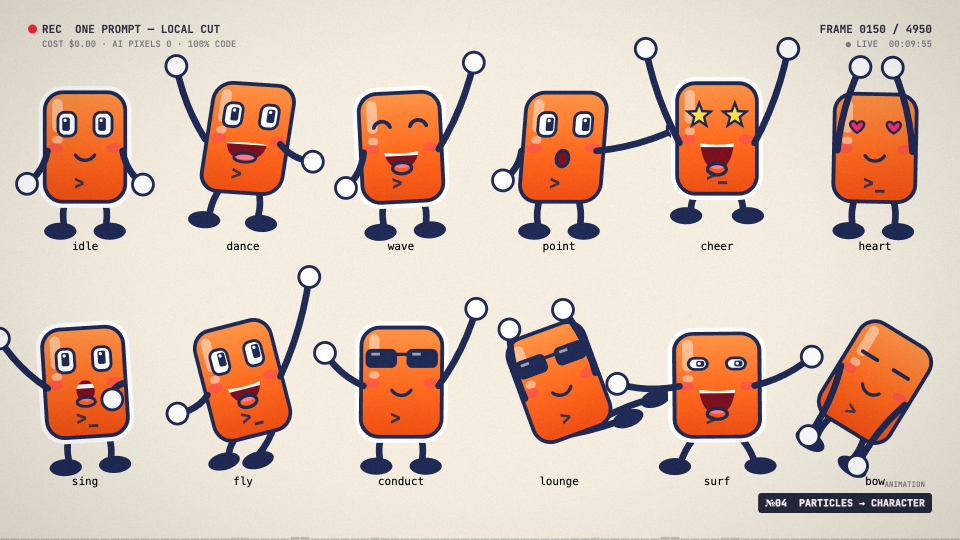
#> input picture .claude/skills/one-prompt-music-video/examples/one-prompt/cursor-character-sheet.jpg, 1920 x 1080 px (shown at 1/2 size)
$ python -i gfx.py   (imports and definitions only)
#> lines starting #> are read from the running program, lines starting #| are printed output that depends on the picture
#> further down, picture is the input picture: shape (1080, 1920, 3); mean B, G, R 177.1, 192.1, 217.2
"""Editor V3 local graphics. Everything drawn per frame at 1920x1080.

The style's screen language at 16:9: LED dot-grid charts, counting numbers, the
Publish button, typed glowing text, film burn, title smear.
"""
import os
import numpy as np, cv2
from PIL import Image, ImageDraw, ImageFont

W, H, FPS = 1920, 1080, 24
FONT = '/System/Library/Fonts/HelveticaNeue.ttc'
WEIGHT = {'regular': 0, 'bold': 1, 'medium': 10, 'black': 9}
FONT_DIRS = ['/System/Library/Fonts/Supplemental', '/Library/Fonts', os.path.expanduser('~/.fonts'), '/usr/share/fonts/truetype/msttcorefonts',
             '/usr/share/fonts/truetype/liberation', '/usr/share/fonts/truetype/dejavu', 'C:/Windows/Fonts', '/mnt/c/Windows/Fonts']
REGULAR = ['Arial.ttf', 'arial.ttf', 'LiberationSans-Regular.ttf', 'DejaVuSans.ttf']
BOLD = ['Arial Bold.ttf', 'arialbd.ttf', 'LiberationSans-Bold.ttf', 'DejaVuSans-Bold.ttf']
OTHERS = {'regular': REGULAR, 'medium': REGULAR, 'bold': BOLD, 'black': BOLD}
_fonts = {}


# [17 lines left out: functions font_file, font, not called in this run]


def clamp(x, a=0.0, b=1.0):
    return max(a, min(b, x))


def ease_out(x, p=3):
    return 1 - (1 - clamp(x)) ** p


def ease_in(x, p=3):
    return clamp(x) ** p


# [40 lines left out: functions text_alpha, paste_alpha, not called in this run]


def led_mask(pitch=10.0, duty=0.72, cx=W / 2, cy=H / 2):
    """Screen-door grid. pitch in px, centred so it scales about the frame centre."""
    xs = (np.arange(W) - cx) / pitch
    ys = (np.arange(H) - cy) / pitch
    fx = np.abs((xs % 1) - 0.5) * 2
    fy = np.abs((ys % 1) - 0.5) * 2
    soft = 0.22
    gx = np.clip((duty - (1 - fx)) / soft + 0.5, 0, 1)
    gy = np.clip((duty - (1 - fy)) / soft + 0.5, 0, 1)
    gx = 1 - np.clip(((1 - fx) - duty) / soft + 0.5, 0, 1)
    gy = 1 - np.clip(((1 - fy) - duty) / soft + 0.5, 0, 1)
    return np.outer(gy, gx).astype(np.float32)


def through_led(rgb, pitch=10.0, floor=0.10, bloom=0.5):
    """rgb float 0..1. View the layer through the LED grid with a soft glow."""
#> called with pitch = 10, floor = 0.1, bloom = 0.5
    m = led_mask(pitch)[..., None]
    small = cv2.resize(rgb, (W // 4, H // 4), interpolation=cv2.INTER_AREA)
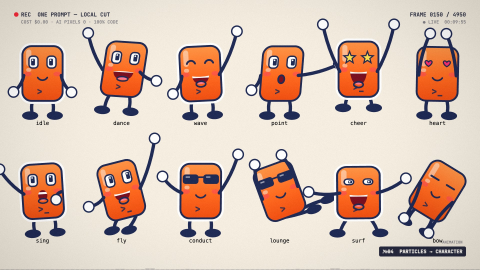
#> small: shape (270, 480, 3); mean B, G, R 177.1, 192.1, 217.2
    glow = cv2.resize(cv2.GaussianBlur(small, (0, 0), 7), (W, H), interpolation=cv2.INTER_LINEAR)
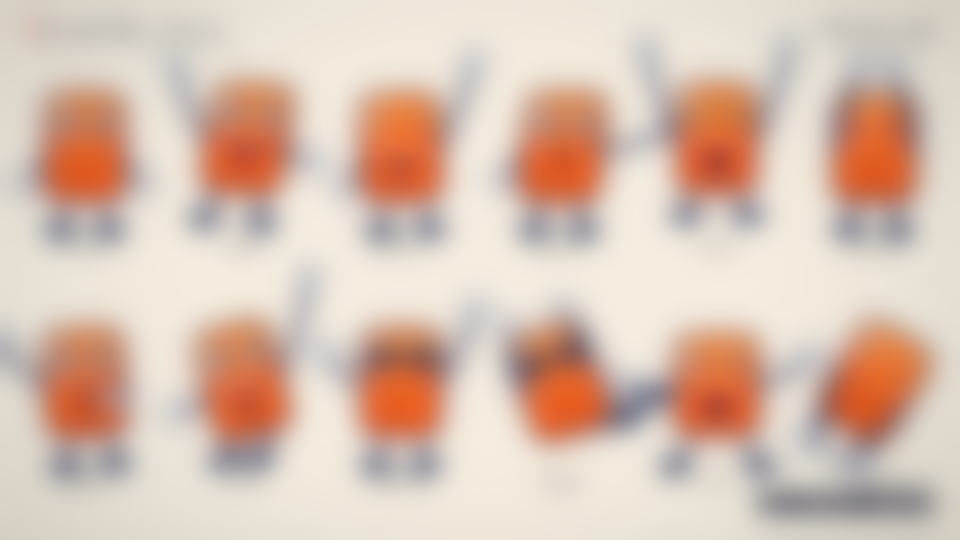
#> glow: shape (1080, 1920, 3) (shown at 1/2 size); mean B, G, R 177.1, 192.1, 217.2
    soft = cv2.GaussianBlur(rgb, (0, 0), 0.8)
    out = soft * (floor + (1 - floor) * m) + glow * bloom
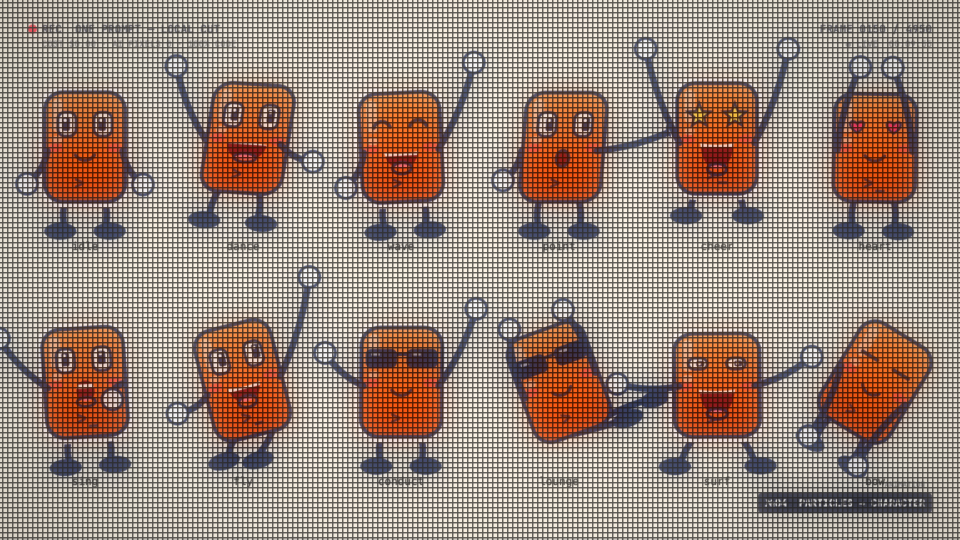
#> out: shape (1080, 1920, 3) float64 (shown at 1/2 size); mean B, G, R 190.6, 206.8, 233.8; drawn with min black and max white
    # faint panel grid always visible, as his dark screens are never pure black
    panel = np.array([0.012, 0.014, 0.020], np.float32)
    return np.clip(out + panel * m, 0, 1)
#> returned value: shape (1080, 1920, 3) float64; every value is 1


# [193 lines left out: functions rounded_rect, curve, chart_frame, typed_frame, smear_title, film_burn and 1 more, not called in this run]


def to8(rgb):
    return (np.clip(rgb, 0, 1) * 255 + 0.5).astype(np.uint8)

>>> import cv2
>>> picture = cv2.imread('../../one-prompt-music-video/examples/one-prompt/cursor-character-sheet.jpg')
>>> result = through_led(picture)
